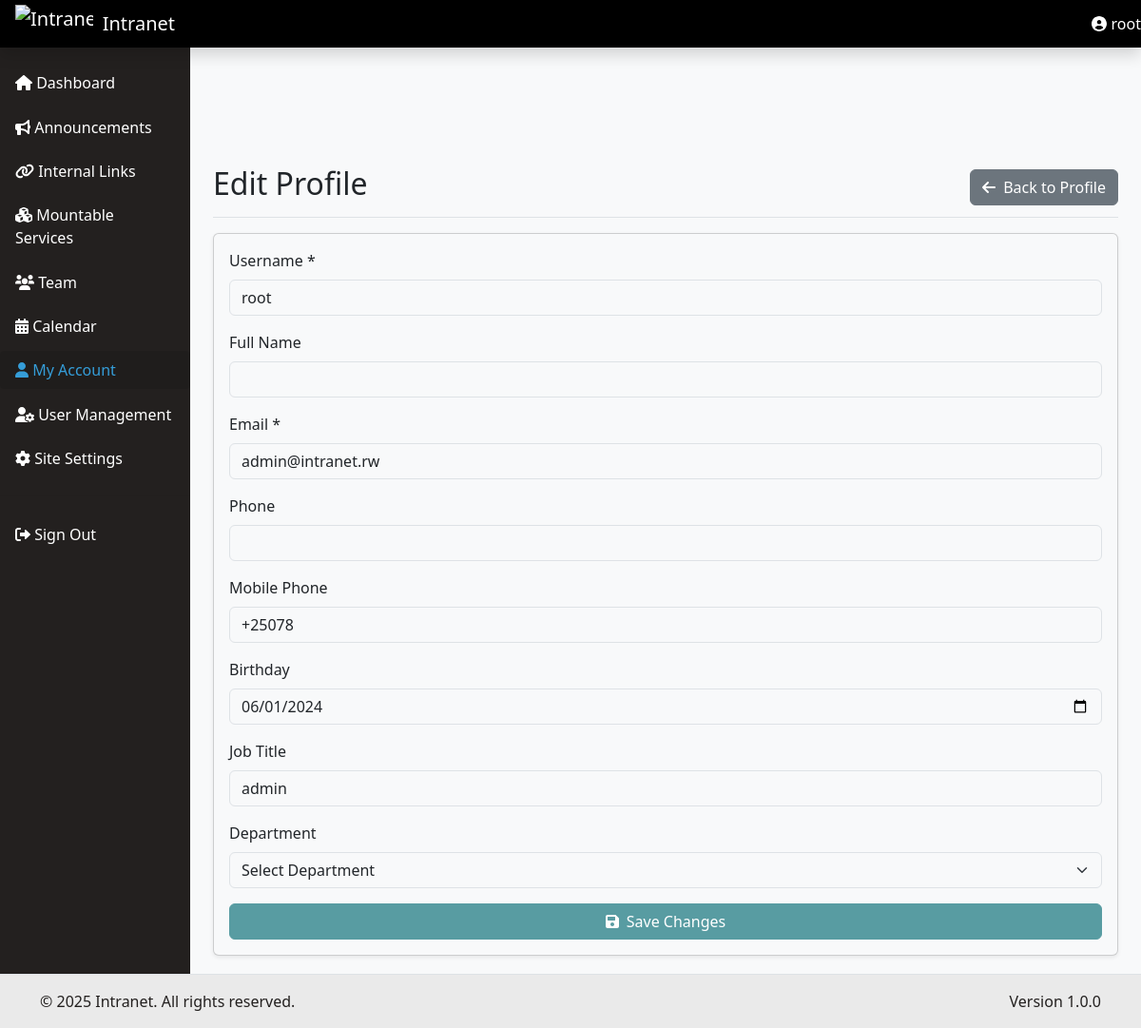
/my-account/edit.php (signed in), run on the app's committed database.
### tables this page shows
CREATE TABLE `users` (
  `id` int(11) NOT NULL,
  `username` varchar(50) NOT NULL,
  `password` varchar(255) NOT NULL,
  `role` varchar(20) NOT NULL,
  `email` varchar(100) DEFAULT NULL,
  `birth_date` date DEFAULT NULL,
  `created_at` timestamp NOT NULL DEFAULT current_timestamp(),
  `last_login` timestamp NOT NULL DEFAULT '0000-00-00 00:00:00',
  `status` enum('active','inactive') DEFAULT 'active',
  `theme` varchar(20) DEFAULT 'light',
  `profile_picture` varchar(255) DEFAULT NULL,
  `mobile_phone` varchar(20) DEFAULT NULL,
  `job_title` varchar(100) DEFAULT NULL,
  `department` varchar(100) DEFAULT NULL,
  `phone` varchar(20) DEFAULT NULL,
  `full_name` varchar(100) DEFAULT NULL,
  `bio` text DEFAULT NULL
);

### my-account/edit.php (the view, shortened to what this page needs)
<?php
require_once '../config/config.php';
$userId = $_SESSION['user']['id'];
$query = "SELECT * FROM users WHERE id = ?";
$stmt = $db->prepare($query);
$stmt->bind_param('i', $userId);
$stmt->execute();
$result = $stmt->get_result();
$user = $result->fetch_assoc();
include '../includes/header.php';
?>
<div class="container-fluid">
    <div class="row">
        <?php include '../includes/sidebar.php'; ?>
        <main class="col-md-9 ms-sm-auto col-lg-10 px-md-4">
            <div class="d-flex justify-content-between flex-wrap flex-md-nowrap align-items-center pt-3 pb-2 mb-3 border-bottom">
                <h1 class="h2">Edit Profile</h1>
                <a href="index.php" class="btn btn-secondary">
                    <i class="fas fa-arrow-left me-2"></i>Back to Profile
                </a>
            </div>
            <div class="card">
                <div class="card-body">
                    <form action="edit.php" method="POST">
                        <div class="mb-3">
                            <label for="name" class="form-label">Username *</label>
                            <input type="text" class="form-control" id="name" name="name"
                                   value="<?php echo htmlspecialchars($user['username']); ?>" required>
                        </div>
                        <div class="mb-3">
                            <label for="full_name" class="form-label">Full Name</label>
                            <input type="text" class="form-control" id="full_name" name="full_name"
                                   value="<?php echo htmlspecialchars($user['full_name'] ?: ''); ?>">
                        </div>
                        <div class="mb-3">
                            <label for="email" class="form-label">Email *</label>
                            <input type="email" class="form-control" id="email" name="email"
                                   value="<?php echo htmlspecialchars($user['email']); ?>" required>
                        </div>
                        <div class="mb-3">
                            <label for="phone" class="form-label">Phone</label>
                            <input type="tel" class="form-control" id="phone" name="phone"
                                   value="<?php echo htmlspecialchars($user['phone'] ?: ''); ?>">
                        </div>
                        <div class="mb-3">
                            <label for="mobile_phone" class="form-label">Mobile Phone</label>
                            <input type="tel" class="form-control" id="mobile_phone" name="mobile_phone"
                                   value="<?php echo htmlspecialchars($user['mobile_phone']); ?>">
                        </div>
                        <div class="mb-3">
                            <label for="birth_date" class="form-label">Birthday</label>
                            <input type="date" class="form-control" id="birth_date" name="birth_date" value="<?php echo htmlspecialchars($user['birth_date']); ?>">
                        </div>
                        <div class="mb-3">
                            <label for="job_title" class="form-label">Job Title</label>
                            <input type="text" class="form-control" id="job_title" name="job_title"
                                   value="<?php echo htmlspecialchars($user['job_title']); ?>">
                        </div>
                        <div class="mb-3">
                            <label for="department" class="form-label">Department</label>
                            <select class="form-select" id="department" name="department">
                                <option value="">Select Department</option>
                            </select>
                        </div>
                        <div class="d-grid gap-2">
                            <button type="submit" class="btn btn-primary">
                                <i class="fas fa-save me-2"></i>Save Changes
                            </button>
                        </div>
                    </form>
                </div>
            </div>
        </main>
    </div>
</div>
<?php include '../includes/footer.php'; ?>

### assets/css/style.css (style rules this page uses)
main { padding-top: 1.5rem; }
.card { margin-bottom: 1rem; box-shadow: 0 0.125rem 0.25rem rgba(0, 0, 0, 0.075); }
.btn-primary { background-color: #2470dc; border-color: #2470dc; }

### includes/footer.php (style rules this page uses)
main { padding-bottom: 60px; }

### data on the page
users: name "root", email "admin@intranet.rw", mobile_phone "+25078", birth_date "06/01/2024", job_title "admin"

### other printed values
$settings['site_name'] "Intranet"
$_SESSION['user']['full_name'] "root"
